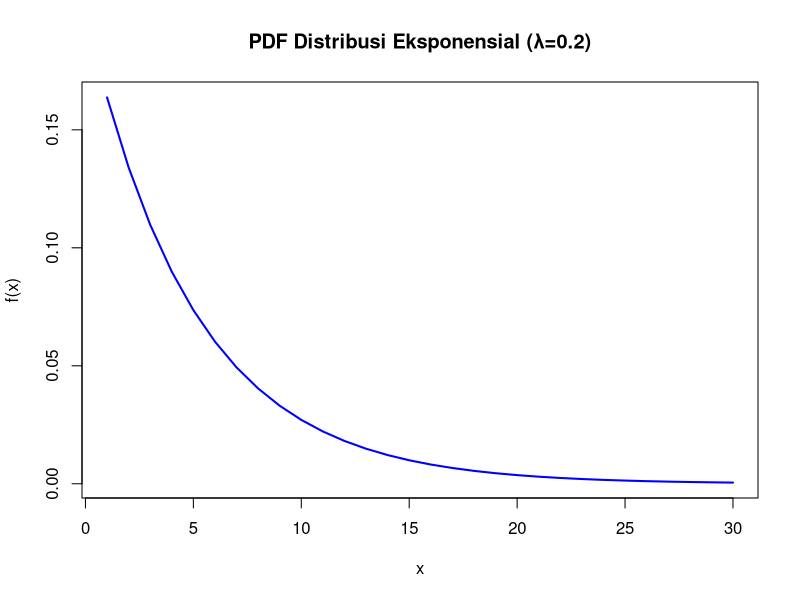
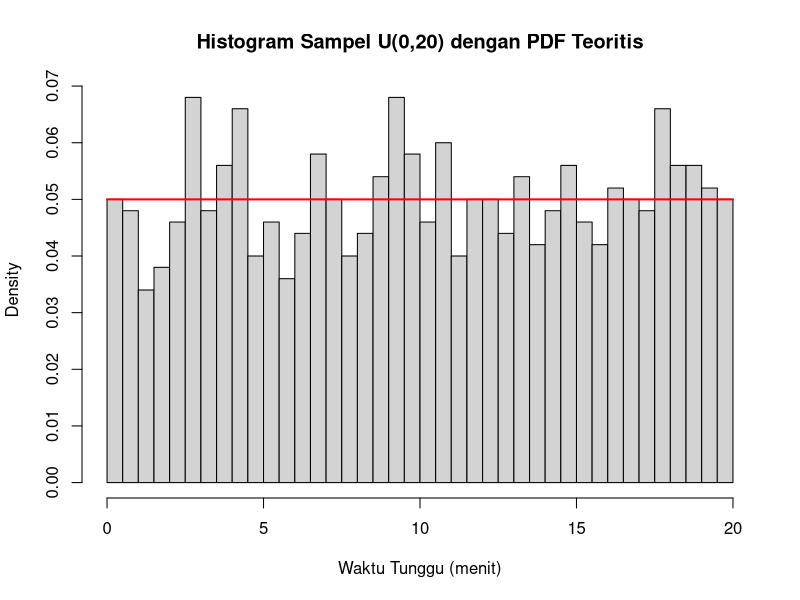
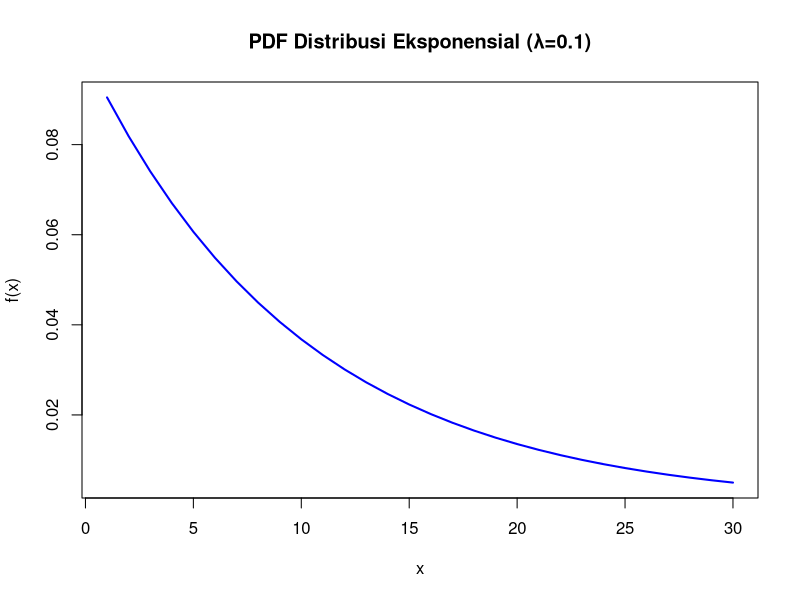
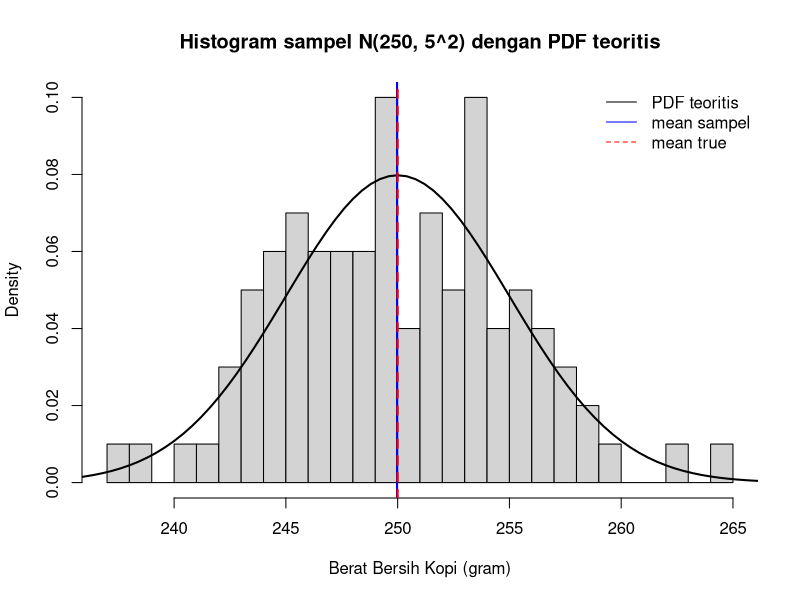

The R source for these figures, in order:
# Soal 1: Rata-rata waktu tunggu mu = 5 menit (lambda = 1/5 = 0.2)
# Menghitung Peluang P(X > 5)

#sebaran eksponensial
peluang <- pexp(5, rate = 1/5, lower.tail = FALSE)
cat("Peluang P(X > 5) [Cara 1]:", peluang, "\n")

# grafik  Eksponensial dengan lambda = 0.2  (E[X] = 5)
x_dexp <- seq(1, 30, by = 1)
y_dexp <- dexp(x_dexp, rate = 0.2)
plot(x_dexp, y_dexp, type="l", col="blue", lwd=2,
     main="PDF Distribusi Eksponensial (λ=0.2)",
     xlab="x", ylab="f(x)")


#Soal 2: kereta komuter tiba di stasiun secara acak antara pukul 07.00 hingga 07.20 
#(interval 20 menit). berapakah ragam (varians) waktu tunggu penumpang?
#Uniform pada interval
set.seed(2025)
n <- 1000
a <- 0
b <- 20

var_teoritis <- (b - a)^2 / 12
cat("Varians waktu tunggu:", var_teoritis, "menit^2\n")

# Generate sampel
x <- runif(n, min = a, max = b)
x

#Nilai Density, CDF, dan Quantile 
d_values <- dunif(c(0, 10, 20), min = a, max = b)   # f(x) = 1/(20-0) = 0.05
p_values <- punif(c(0, 10, 20), min = a, max = b)
q_values <- qunif(c(0.25, 0.5, 0.75), min = a, max = b)

#Plot: Histogram sampel + Overlay PDF teoritis
hist(x, breaks = 30, probability = TRUE,
     main = "Histogram Sampel U(0,20) dengan PDF Teoritis",
     xlab = "Waktu Tunggu (menit)")
curve(dunif(x, min = a, max = b), from = a, to = b, add = TRUE, col = "red", lwd = 2)

#Soal 3: masa pakai sensor suhu memiliki rata-rata mu = 10 tahun. berapa peluang sensor
#tersebut rusak sebelummencapai usia 5 tahun?

#sebaran eksponensial
peluang <- pexp(5, rate = 1/10, lower.tail = FALSE)
cat("Peluang P(X < 5) [Cara 1]:", peluang, "\n")

# grafik  Eksponensial dengan lambda = 0.1
x_dexp <- seq(1, 30, by = 1)
y_dexp <- dexp(x_dexp, rate = 0.1)
plot(x_dexp, y_dexp, type="l", col="blue", lwd=2,
     main="PDF Distribusi Eksponensial (λ=0.1)",
     xlab="x", ylab="f(x)")

#soal 4: Berat bersih kemasan kopi menyebar normal dengan mu = 250 gram dan 
#sigma = 5 gram. Kemasan dianggap underweight jika beratnya kurang dari 
#240 gram. Berapa proporsi produk yang tergolong underweight? 

#Distribusi Gaussian 
set.seed(2025)
n <- 100
mu <- 250
sigma <- 5

#proporsi produk underweight: P(X < 240)
p4 <- pnorm(240, mean = mu, sd = sigma)
cat("Proporsi underweight P(X < 240):", p4, "\n")

# Generate sampel
x <- rnorm(n, mean = mu, sd = sigma)

#statistik sampel
(x_bar <- mean(x))                 
(mle_sigma2 <- mean((x - x_bar)^2)) 
(sd_sample <- sd(x))               

#histogram + overlay PDF teoritis (dengan parameter sebenarnya)
hist(x, breaks = 30, probability = TRUE,
     main = "Histogram sampel N(250, 5^2) dengan PDF teoritis",
     xlab = "Berat Bersih Kopi (gram)")
curve(dnorm(x, mean = mu, sd = sigma), from = mu-4*sigma, to = mu+4*sigma, add = TRUE, lwd = 2)
abline(v = x_bar, col = "blue", lwd = 2)     # mean sampel
abline(v = mu, col = "red", lwd = 2, lty = 2)   # mean sebenarnya
legend("topright", legend = c("PDF teoritis", "mean sampel", "mean true"),
       lty = c(1,1,2), col = c("black","blue","red"), bty = "n")
